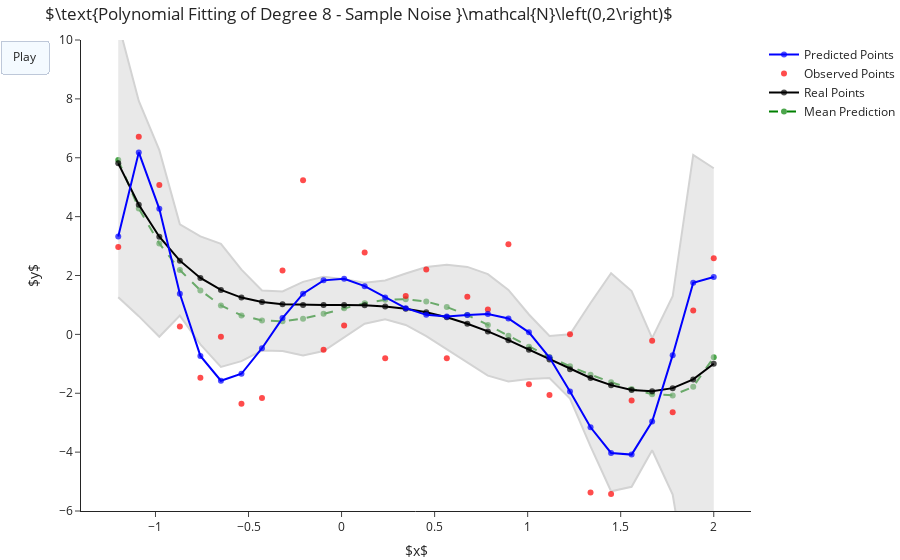

The notebook cell this image was saved under:
### Code cell
from sklearn.linear_model import LinearRegression
from sklearn.preprocessing import PolynomialFeatures
from sklearn.pipeline import make_pipeline

response = lambda x: x**4 - 2*x**3 - .5*x**2 + 1

x = np.linspace(-1.2, 2, 30)
y_ = response(x)


polynomial_degree = 8
frames, preds = [], []
for _ in range(10):
    y = y_ + np.random.normal(scale=2, size=len(y_))
    y_hat = make_pipeline(PolynomialFeatures(polynomial_degree), LinearRegression()).fit( x.reshape(-1, 1), y).predict( x.reshape(-1, 1))
    preds.append(y_hat)
    
    frames.append(go.Frame(
        data=[
            go.Scatter(x=x, y=y_, mode="markers+lines", name="Real Points",  marker=dict(color="black", opacity=.7)),
            go.Scatter(x=x, y=y, mode="markers", name="Observed Points",  marker=dict(color="red", opacity=.7)),
            go.Scatter(x=x, y=y_hat, mode="markers+lines", name="Predicted Points",  marker=dict(color="blue", opacity=.7))],
        layout=go.Layout(title_text=rf"$\text{{Polynomial Fitting of Degree {polynomial_degree} - Sample Noise }}\mathcal{{N}}\left(0,2\right)$",
                         xaxis={"title": r"$x$"},
                         yaxis={"title": r"$y$", "range":[-6,10]}) ))
    
    mean_pred, var_pred = np.mean(preds, axis=0), np.var(preds, axis=0)
for i in range(len(frames)):
    frames[i]["data"] = (go.Scatter(x=x, y=mean_pred, mode="markers+lines", name="Mean Prediction", line=dict(dash="dash"), marker=dict(color="green", opacity=.7)),
                          go.Scatter(x=x, y=mean_pred-2*var_pred, fill=None, mode="lines", line=dict(color="lightgrey"), showlegend=False),
                          go.Scatter(x=x, y=mean_pred+2*var_pred, fill='tonexty', mode="lines", line=dict(color="lightgrey"), showlegend=False),) + frames[i]["data"]

    
fig1 = go.Figure(data=frames[0]["data"],
        frames=frames[1:],
        layout=go.Layout(
            title=frames[0]["layout"]["title"],
            xaxis=frames[0]["layout"]["xaxis"],
            yaxis=frames[0]["layout"]["yaxis"],
            updatemenus=[dict(visible=True,
                              type="buttons",
                              buttons=[dict(label="Play",
                                            method="animate",
                                            args=[None, dict(frame={"duration":1000}) ])])]  ))

#animation_to_gif(fig, f"../poly-deg{polynomial_degree}-diff-samples.gif", 1000)
fig1.show()

### Figure 1 — Plotly figure (JSON) as saved in the notebook; plotly's stock layout.template omitted (floating-point values rounded to 4 significant figures)
{"data": [{"line": {"dash": "dash"}, "marker": {"color": "green", "opacity": 0.7}, "mode": "markers+lines", "name": "Mean Prediction", "type": "scatter", "x": [-1.2, -1.09, -0.9793, -0.869, -0.7586, -0.6483, -0.5379, -0.4276, -0.3172, -0.2069, -0.09655, 0.01379, 0.1241, 0.2345, 0.3448, 0.4552, 0.5655, 0.6759, 0.7862, 0.8966, 1.007, 1.117, 1.228, 1.338, 1.448, 1.559, 1.669, 1.779, 1.89, 2], "y": [5.919, 4.275, 3.088, 2.187, 1.495, 0.983, 0.6447, 0.4714, 0.4447, 0.5339, 0.6976, 0.8887, 1.06, 1.172, 1.195, 1.114, 0.9301, 0.6577, 0.322, -0.04653, -0.418, -0.7689, -1.087, -1.37, -1.625, -1.853, -2.031, -2.072, -1.78, -0.7753]}, {"line": {"color": "lightgrey"}, "mode": "lines", "showlegend": false, "type": "scatter", "x": [-1.2, -1.09, -0.9793, -0.869, -0.7586, -0.6483, -0.5379, -0.4276, -0.3172, -0.2069, -0.09655, 0.01379, 0.1241, 0.2345, 0.3448, 0.4552, 0.5655, 0.6759, 0.7862, 0.8966, 1.007, 1.117, 1.228, 1.338, 1.448, 1.559, 1.669, 1.779, 1.89, 2], "y": [1.262, 0.6188, -0.08188, 0.6381, -0.3409, -1.107, -0.9107, -0.5494, -0.5685, -0.7153, -0.5645, -0.09361, 0.3641, 0.5111, 0.3198, -0.05865, -0.5033, -0.9766, -1.401, -1.601, -1.512, -1.484, -2.179, -3.806, -5.33, -5.18, -3.935, -5.439, -9.658, -7.194]}, {"fill": "tonexty", "line": {"color": "lightgrey"}, "mode": "lines", "showlegend": false, "type": "scatter", "x": [-1.2, -1.09, -0.9793, -0.869, -0.7586, -0.6483, -0.5379, -0.4276, -0.3172, -0.2069, -0.09655, 0.01379, 0.1241, 0.2345, 0.3448, 0.4552, 0.5655, 0.6759, 0.7862, 0.8966, 1.007, 1.117, 1.228, 1.338, 1.448, 1.559, 1.669, 1.779, 1.89, 2], "y": [10.58, 7.93, 6.259, 3.737, 3.33, 3.073, 2.2, 1.492, 1.458, 1.783, 1.96, 1.871, 1.757, 1.833, 2.07, 2.287, 2.364, 2.292, 2.045, 1.508, 0.6765, -0.05408, 0.006146, 1.067, 2.08, 1.473, -0.1268, 1.294, 6.097, 5.644]}, {"marker": {"color": "black", "opacity": 0.7}, "mode": "markers+lines", "name": "Real Points", "type": "scatter", "x": [-1.2, -1.09, -0.9793, -0.869, -0.7586, -0.6483, -0.5379, -0.4276, -0.3172, -0.2069, -0.09655, 0.01379, 0.1241, 0.2345, 0.3448, 0.4552, 0.5655, 0.6759, 0.7862, 0.8966, 1.007, 1.117, 1.228, 1.338, 1.448, 1.559, 1.669, 1.779, 1.89, 2], "y": [5.81, 4.404, 3.319, 2.505, 1.917, 1.511, 1.25, 1.098, 1.024, 0.9981, 0.9972, 0.9999, 0.9887, 0.9497, 0.8727, 0.7507, 0.5807, 0.3628, 0.1011, -0.1971, -0.5207, -0.8552, -1.182, -1.481, -1.725, -1.886, -1.932, -1.826, -1.53, -1]}, {"marker": {"color": "red", "opacity": 0.7}, "mode": "markers", "name": "Observed Points", "type": "scatter", "x": [-1.2, -1.09, -0.9793, -0.869, -0.7586, -0.6483, -0.5379, -0.4276, -0.3172, -0.2069, -0.09655, 0.01379, 0.1241, 0.2345, 0.3448, 0.4552, 0.5655, 0.6759, 0.7862, 0.8966, 1.007, 1.117, 1.228, 1.338, 1.448, 1.559, 1.669, 1.779, 1.89, 2], "y": [2.971, 6.712, 5.072, 0.266, -1.473, -0.08419, -2.361, -2.158, 2.167, 5.233, -0.5235, 0.3019, 2.783, -0.8139, 1.302, 2.206, -0.8083, 1.282, 0.8492, 3.065, -1.697, -2.056, 0.005763, -5.373, -5.419, -2.246, -0.2207, -2.642, 0.8093, 2.584]}, {"marker": {"color": "blue", "opacity": 0.7}, "mode": "markers+lines", "name": "Predicted Points", "type": "scatter", "x": [-1.2, -1.09, -0.9793, -0.869, -0.7586, -0.6483, -0.5379, -0.4276, -0.3172, -0.2069, -0.09655, 0.01379, 0.1241, 0.2345, 0.3448, 0.4552, 0.5655, 0.6759, 0.7862, 0.8966, 1.007, 1.117, 1.228, 1.338, 1.448, 1.559, 1.669, 1.779, 1.89, 2], "y": [3.328, 6.182, 4.263, 1.378, -0.7308, -1.576, -1.338, -0.4713, 0.5539, 1.384, 1.835, 1.886, 1.638, 1.252, 0.8893, 0.6632, 0.6048, 0.6568, 0.6896, 0.5405, 0.06816, -0.7858, -1.943, -3.156, -4.027, -4.084, -2.961, -0.7061, 1.755, 1.948]}], "layout": {"title": {"text": "$\\text{Polynomial Fitting of Degree 8 - Sample Noise }\\mathcal{N}\\left(0,2\\right)$"}, "updatemenus": [{"buttons": [{"args": [null, {"frame": {"duration": 1000}}], "label": "Play", "method": "animate"}], "type": "buttons", "visible": true}], "xaxis": {"title": {"text": "$x$"}}, "yaxis": {"range": [-6, 10], "title": {"text": "$y$"}}}}
